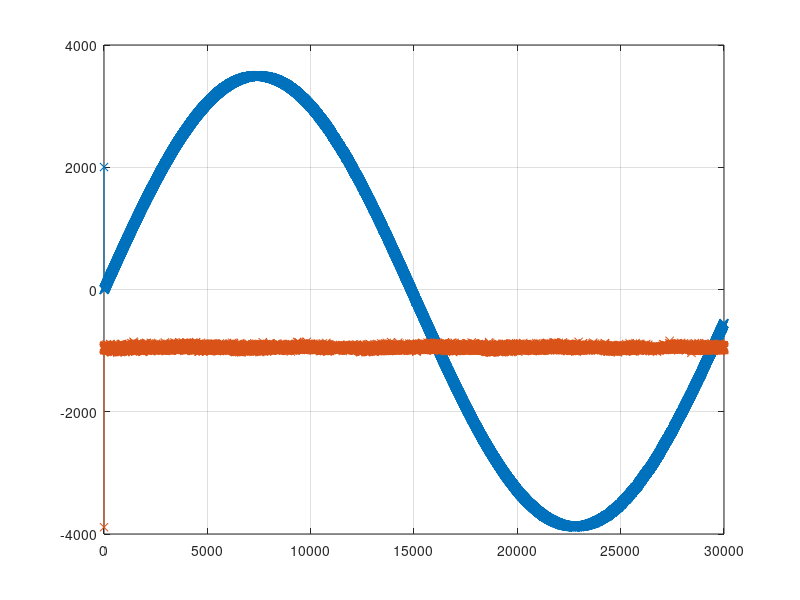

The MATLAB source for this figure:
% Abre el archivo de texto para lectura
fid = fopen('test_7.dat', 'r');

% Ignora la primera l�nea
metadata= textscan(fgetl(fid), "Frecuencia_de_muestreo: %f Factor_de_sobremuestreo: %f Ciclos_de_promediacion: %f Divisor: %f");

K = metadata{2}; % Factor de sobremuestreo
N = metadata{3}; % Ciclos de promediacion
DIV = metadata{4};

fgetl(fid);

% Lee la segunda l�nea y separa los alores por comas
data = textscan(fgetl(fid), '%f', 'Delimiter', ',');

% Obtiene los valores de datos
values_chA = data{1}/(K*N/DIV);

% Ignora la primera l�nea
fgetl(fid);

% Lee la segunda l�nea y separa los valores por comas
data = textscan(fgetl(fid), '%f', 'Delimiter', ',');

% Obtiene los valores de datos
values_chB = data{1}/(K*N/DIV);

% Los escalo para verlos a los dos en la misma escala...
values_chB = max(abs(values_chA))/max(abs(values_chB)) * values_chB;


% Cierra el archivo
fclose(fid);

% Grafica los valores
figure;
plot(values_chA,'-x');hold on;plot(values_chB,'-x');
grid on;

% Los guarda:
%publicationPrint6(gcf,10,10*1.5,'Medidas con driver (N = 1)','png',10)

